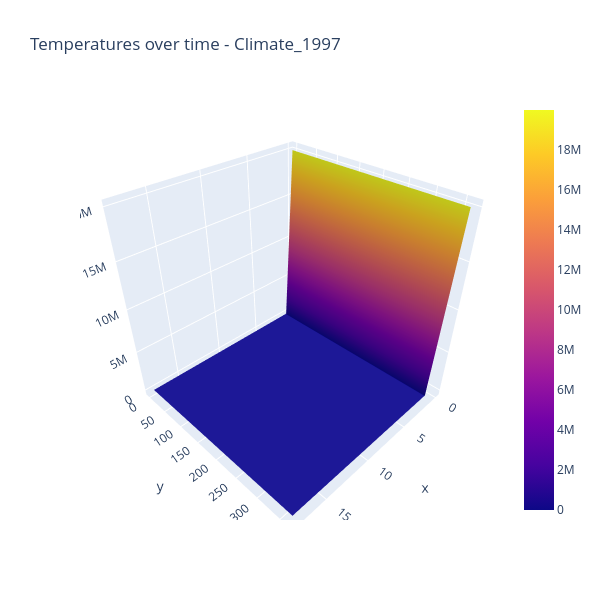

Notebook source saved alongside this figure:
### Code cell
# Plot ALL weather data for all stations for a year 

#X = weather station
#Y = day of the year
#Z = temperature

#you can click/hold in the graph below to rotate!

fig = go.Figure(data=[go.Surface(z=climate_1997_df.values)])
fig.update_layout(title='Temperatures over time - Climate_1997', autosize=False,
                  width=600, height=600)
fig.show()

### Figure 1 — Plotly figure (JSON) as saved in the notebook; plotly's stock layout.template omitted (floating-point values rounded to 4 significant figures; data arrays with more than 128 entries replaced by an {"elided": "..."} marker saying what was removed)
{"data": [{"type": "surface", "z": {"elided": "365x19 float values"}}], "layout": {"autosize": false, "height": 600, "scene": {"aspectmode": "auto", "aspectratio": {"x": 1, "y": 1, "z": 1}}, "title": {"text": "Temperatures over time - Climate_1997"}, "width": 600}}
